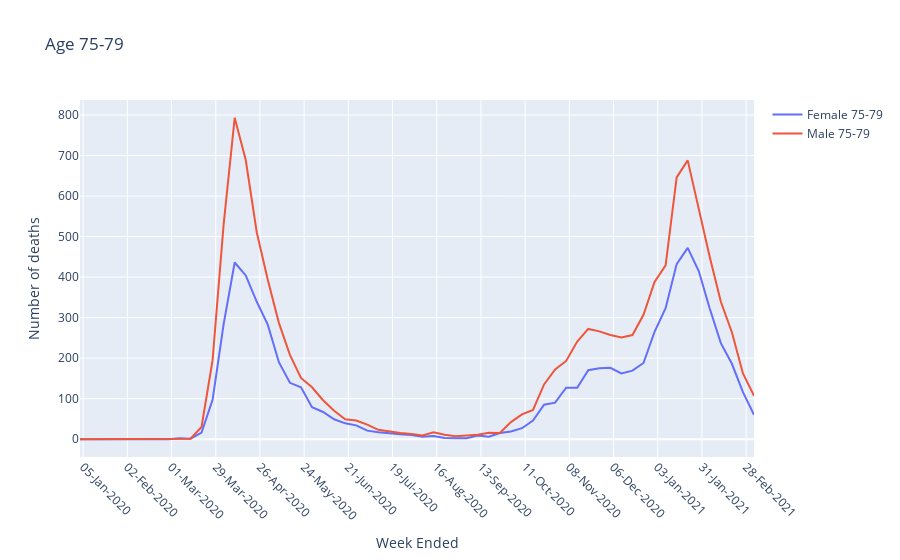

Notebook cell for this chart:
### Code cell
fig = init_plot('Age 75-79')
plot_line(fig, df[(df['Sex'] == 'Female') & (df['Age'] == '75-79')], 'Female 75-79')
plot_line(fig, df[(df['Sex'] == 'Male') & (df['Age'] == '75-79')], 'Male 75-79')
fig.show()
